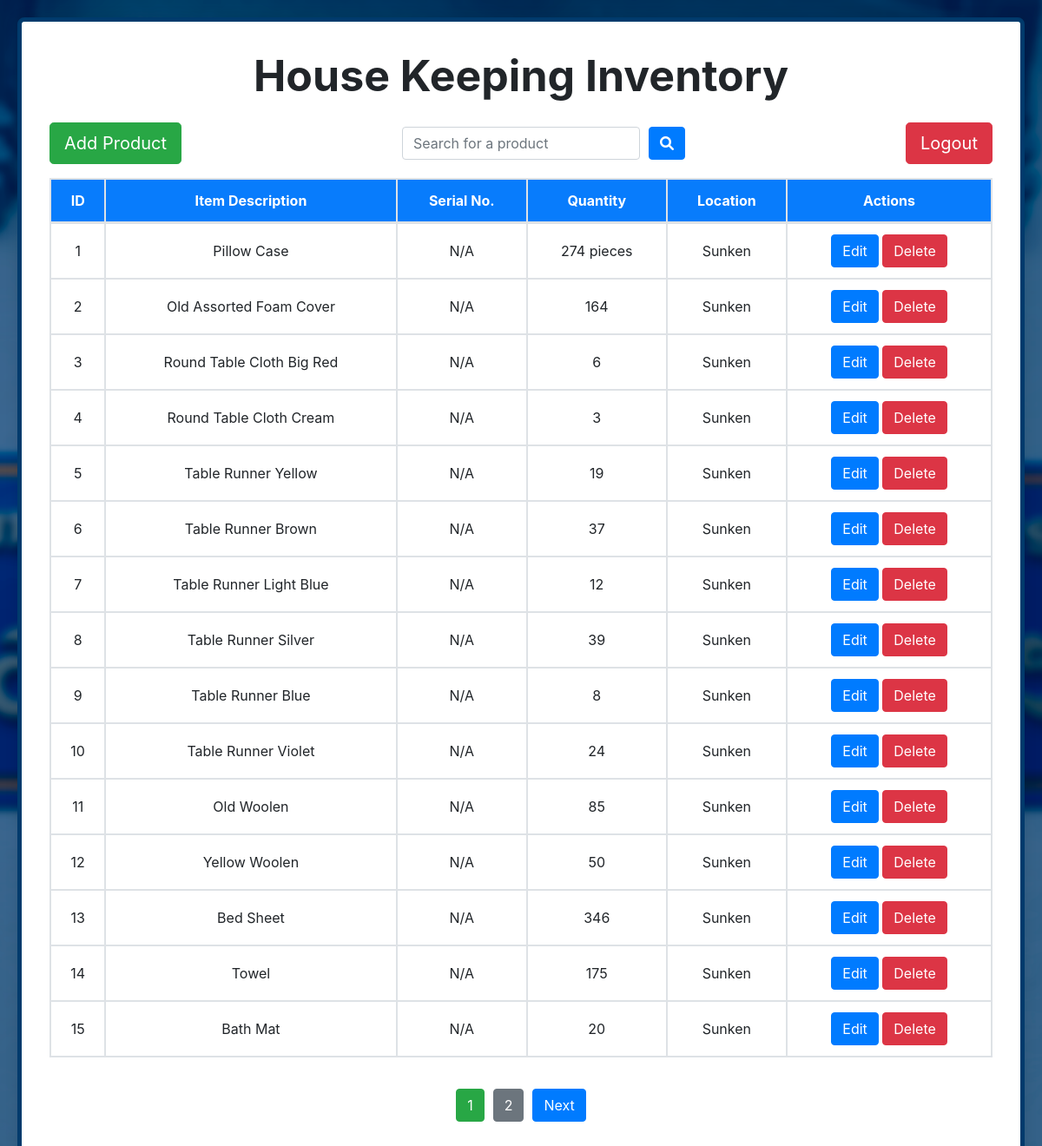
The app's page /Inventory.php, older data.
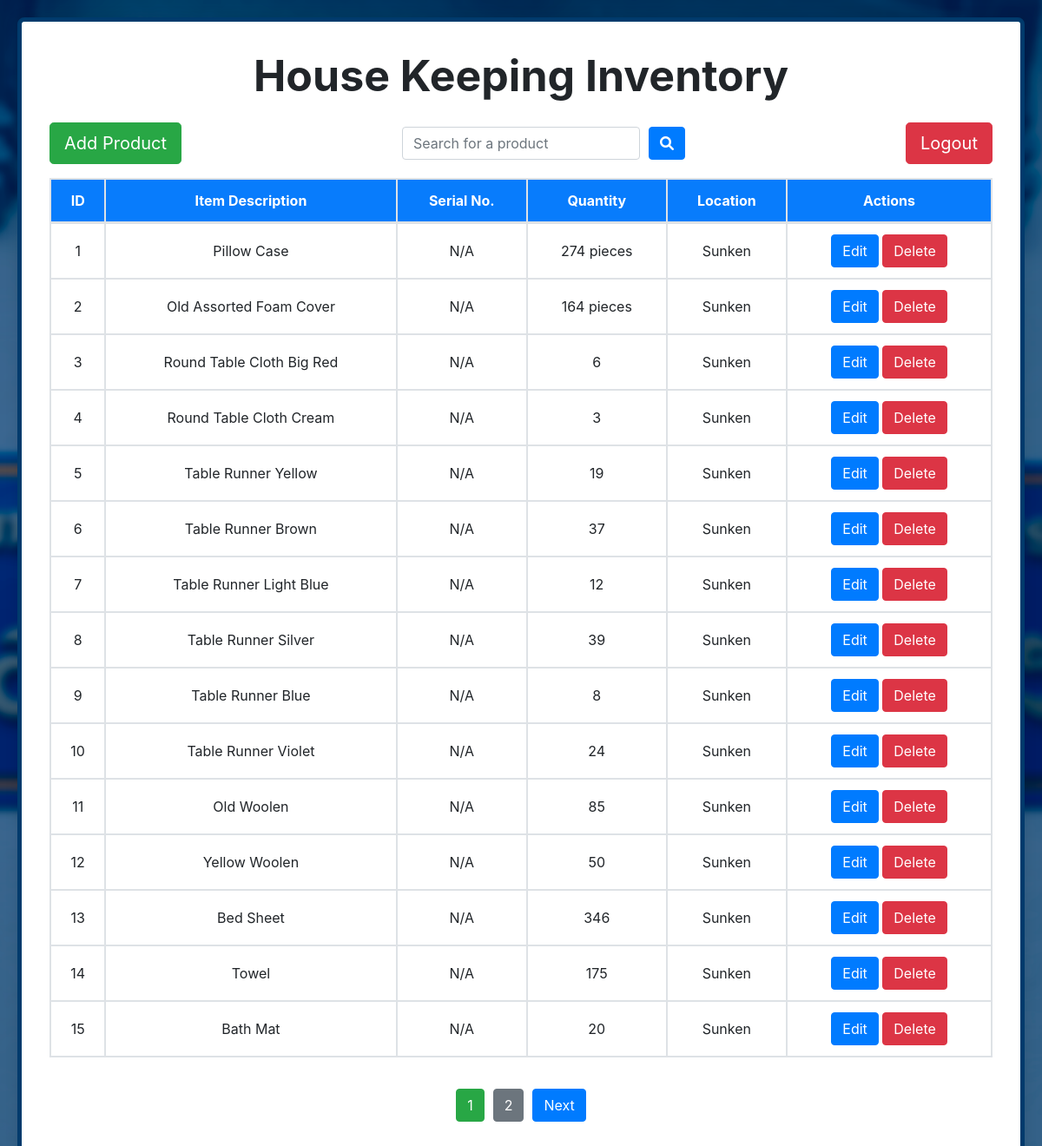
The same page, newer data.
### tables this page shows
CREATE TABLE `inventory` (
  `I_ID` int(255) NOT NULL,
  `I_Product` text NOT NULL,
  `I_SN` int(11) DEFAULT NULL,
  `I_Quantity` varchar(255) NOT NULL,
  `I_Unit` text NOT NULL,
  `I_Location` varchar(50) NOT NULL,
  `E_Storage` int(11) NOT NULL
);

### Inventory.php (the view, shortened to what this page needs)
<?php
require 'db.php';
$limit = 15;
$page = isset($_GET['page']) ? (int)$_GET['page'] : 1;
$offset = ($page - 1) * $limit;
$total_query = "SELECT COUNT(*) FROM inventory";
$total_result = mysqli_query($conn, $total_query);
$total_row = mysqli_fetch_row($total_result);
$total_products = $total_row[0];
$total_pages = ceil($total_products / $limit);
$query = "SELECT * FROM inventory LIMIT $limit OFFSET $offset";
$result = mysqli_query($conn, $query);
?>
<!DOCTYPE html>
<html lang="en">
<head>
    <link href="https://stackpath.bootstrapcdn.com/bootstrap/4.5.2/css/bootstrap.min.css" rel="stylesheet">
    <link rel="stylesheet" href="https://cdnjs.cloudflare.com/ajax/libs/font-awesome/6.0.0-beta3/css/all.min.css">
</head>
<body>
<form class="signup-container">
    <h2 class="text-center" style="font-weight: bold; font-size: 50px">House Keeping Inventory</h2>
    <div class="button-container">
    <button type="button" class="btn btn-success btn-lg" onclick="openAddProductModal()">Add Product</button>
    <div class="search-bar">
            <input id="search-input" type="search" class="form-control" placeholder="Search for a product"/>
            <button id="search-button" type="button" class="btn btn-primary">
                <i class="fas fa-search"></i>
            </button>
        </div>
        <button type="button" class="btn btn-danger btn-lg" onclick="document.location='Index.php'">Logout</button>
    </div>
    <div class="table-container">
        <table class="table table-bordered">
        <thead>
                <tr>
                    <th scope="col" class="active">ID</th>
                    <th scope="col" class="active">Item Description</th>
                    <th scope="col" class="active">Serial No.</th>
                    <th scope="col" class="active">Quantity</th>
                    <th scope="col" class="active">Location</th>
                    <th scope="col" class="active">Actions</th>
                </tr>
            </thead>
            <tbody>
                <?php while ($row = mysqli_fetch_assoc($result)) {  ?>
                <tr>
                    <td> <?php echo $row['I_ID']; ?> </td>
                    <td> <?php echo $row['I_Product']; ?> </td>
                    <td> <?php echo ($row['I_SN'] == 0) ? 'N/A' : $row['I_SN']; ?> </td>
                    <td> <?php echo $row['I_Quantity'] . ' ' . $row['I_Unit']; ?> </td>
                    <td> <?php echo $row['I_Location']; ?> </td>
                    <td>
                    <button type="button" class="btn btn-primary" onclick="openEditModal(<?php echo $row['I_ID']; ?>, '<?php echo $row['I_Product']; ?>', '<?php echo $row['I_Quantity']; ?>', '<?php echo $row['I_Location']; ?>', '<?php echo $row['I_Unit']; ?>', '<?php echo $row['I_SN']; ?>')">Edit</button>
                    <button type="button" class="btn btn-danger" onclick="openModal(<?php echo $row['I_ID']; ?>)">Delete</button>
                    </td>
                </tr>
                <?php } ?>
            </tbody>
        </table>
    </div>
    <div class="pagination">
    <?php for ($i = 1; $i <= $total_pages; $i++): ?>
        <a href="?page=<?php echo $i; ?>" class="btn <?php echo ($i === $page) ? 'btn-success' : 'btn-secondary'; ?>">
            <?php echo $i; ?>
        </a>
    <?php endfor; ?>
    <?php if ($page < $total_pages): ?>
        <a href="?page=<?php echo $page + 1; ?>" class="btn btn-primary">Next</a>
    <?php endif; ?>
</div>
</form>
</body>
</html>

### Inventory.php (style rules this page uses)
body { background: url('bg_pic.png') no-repeat center center fixed; background-size: cover; display: flex; justify-content: center; align-items: center; min-height: 100vh; margin: 0; padding: 20px; }
.button-container { display: flex; justify-content: space-between; align-items: center; margin-bottom: 1rem; }
.search-bar { display: flex; align-items: center; gap: 10px; }
.signup-container { max-width: 1300px; width: 100%; background-color: #ffffff; padding: 2rem; border-radius: 0.5rem; box-shadow: 0 0 15px rgba(0, 0, 0, 0.1); display: flex; flex-direction: column; border: 5px solid #003a6c; }
.signup-container h2 { margin-bottom: 1.5rem; }
.active { background-color: #087cfc; color: white; }
.table-container { overflow-x: auto; }
.table { border-collapse: separate; border-spacing: 0; }
.table th, .table td { border: 1px solid #dee2e6; vertical-align: middle; text-align: center; padding: 0.75rem; }
.table thead th { border-bottom: 2px solid #dee2e6; }
.pagination { display: flex; justify-content: center; margin-top: 20px; }
.pagination .btn { margin: 0 5px; }

Row changes from the older to the newer data that the page shows:
changed inventory "Old Assorted Foam Cover": I_Unit (not shown) → "pieces"
